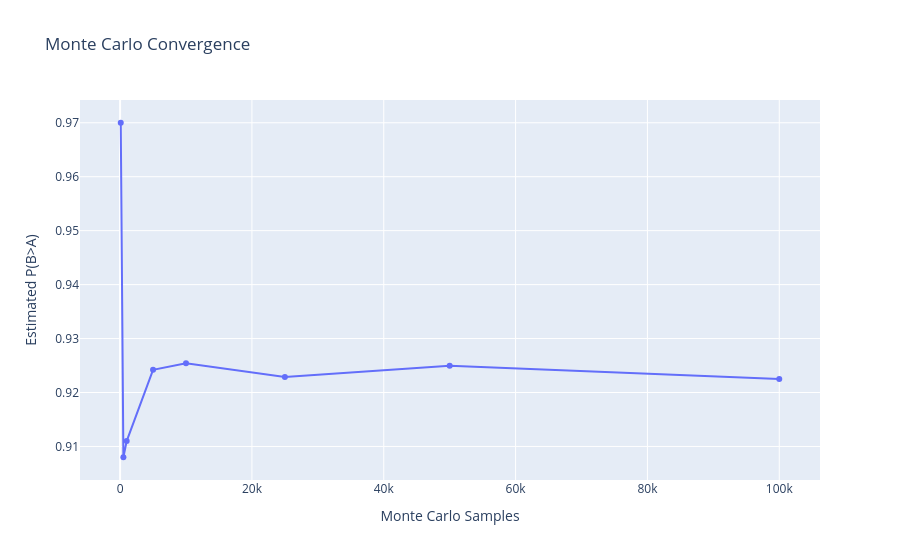

Source (notebook cell):
### Code cell
fig = go.Figure()

fig.add_scatter(
    x=sample_sizes,
    y=probabilities,
    mode="lines+markers",
    name="P(B>A)"
)

fig.update_layout(
    title="Monte Carlo Convergence",
    xaxis_title="Monte Carlo Samples",
    yaxis_title="Estimated P(B>A)",
)

fig.show()

### Figure 1 — Plotly figure (JSON) as saved in the notebook; plotly's stock layout.template omitted (floating-point values rounded to 4 significant figures)
{"data": [{"mode": "lines+markers", "name": "P(B>A)", "type": "scatter", "x": [100, 500, 1000, 5000, 10000, 25000, 50000, 100000], "y": [0.97, 0.908, 0.911, 0.9242, 0.9254, 0.9229, 0.9249, 0.9225]}], "layout": {"title": {"text": "Monte Carlo Convergence"}, "xaxis": {"title": {"text": "Monte Carlo Samples"}}, "yaxis": {"title": {"text": "Estimated P(B>A)"}}}}
